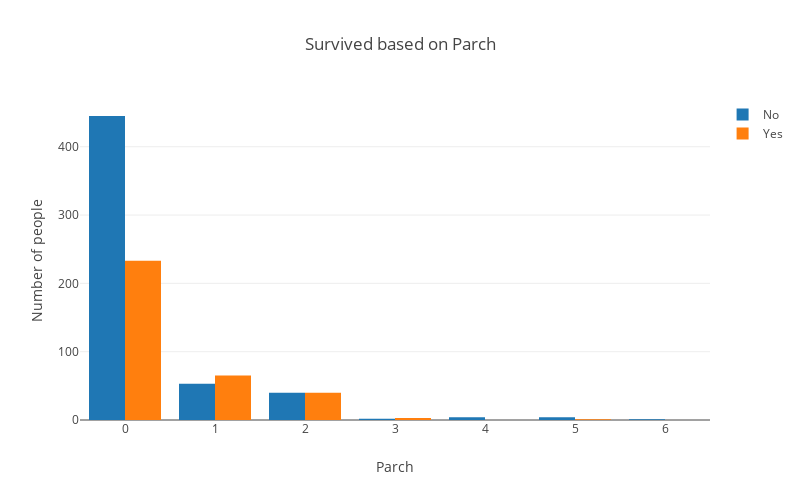

Here is the notebook cell this chart was saved with:
### Code cell
Parch = pd.crosstab([trainData.Survived], trainData.Parch)
plotGraph(Parch, 'Survived based on Parch')

### Figure 1 — Plotly figure (JSON) as saved in the notebook; plotly's stock layout.template omitted (floating-point values rounded to 4 significant figures)
{"data": [{"name": "No", "type": "bar", "uid": "be71e1e1-a0f8-4506-8f2a-d22871d8b7e0", "x": [0, 1, 2, 3, 4, 5, 6], "y": [445, 53, 40, 2, 4, 4, 1]}, {"name": "Yes", "type": "bar", "uid": "6f453bfa-70bd-4845-b41f-0e3a7a255d8c", "x": [0, 1, 2, 3, 4, 5, 6], "y": [233, 65, 40, 3, 0, 1, 0]}], "layout": {"autosize": false, "barmode": "group", "height": 500, "title": "Survived based on Parch", "width": 800, "xaxis": {"title": "Parch"}, "yaxis": {"title": "Number of people"}}}
